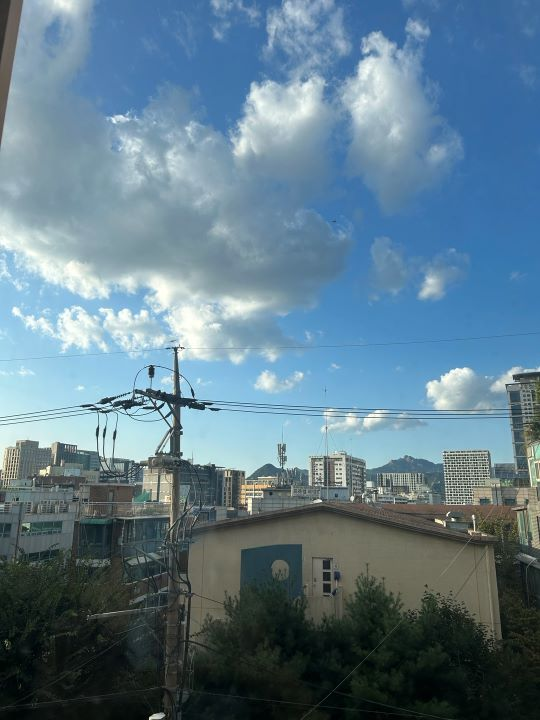
#> input picture imgs/test.jpg, 540 x 720 px
$ python pytest.py
#> lines starting #> are read from the running program, lines starting #| are printed output that depends on the picture
### DIPLB/common.py
import sys, os
sys.path.append(os.pardir)
import cv2
import numpy as np
import math
from PIL import Image
from DIPLB.util import *

#load_img : 불러온 이미지를 반환 (only gray)
def load_img(fname, img_type):
#> called with fname = 'imgs/test.jpg', img_type = 0
    img = cv2.imread(fname, img_type)
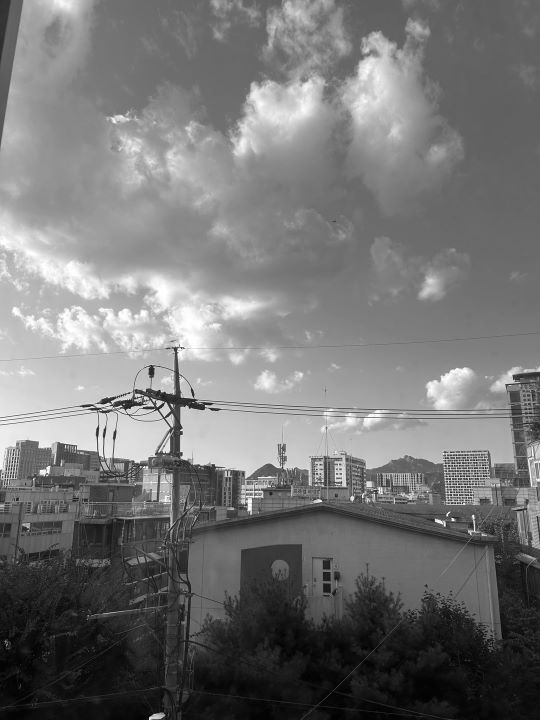
#> img: shape (720, 540); min 0, max 255, mean 116.9

    return img

#show_img : 이미지를 보여줌
def show_img(img):
    cv2.imshow('Resultl', img)
    cv2.waitKey(0)

#scaling_img : 이미지를 확대
# [187 lines left out: functions scaling_img, rotate_img, rotate_img_rough, backward_rotate, translate_img, histogram_equalization and 1 more, not called in this run]

#edge_detection : especially, filter size = 3
def edge_detection(img):
    H, W = img.shape
#> H = 720; W = 540

    #Sobel filter
    Gx = np.array([[-1, 0, 1],
                   [-2, 0, 2],
                   [-1, 0, 1]])
    Gy = np.array([[1, 2, 1],
                   [0, 0, 0],
                   [-1, -2, -1]])

    imgcol = im2col(img, 3, 3)
    #Gx_out : X direction Gradient, Gy_out : Y direction Gradient
    Gx_out = np.dot(imgcol, Gx.reshape(-1, 1))
    Gy_out = np.dot(imgcol, Gy.reshape(-1, 1))

    Gx_out = np.abs(Gx_out)
    Gy_out = np.abs(Gy_out)

    #get magnitude
    out = np.sqrt((Gx_out**2 + Gy_out**2))
    out = np.clip(out, 0, 255).astype(np.uint8)

    out = out.reshape(H, W)
    return out

### DIPLB/util.py
import numpy as np
import cv2

#im2col : only for 1 gray image (batch_size = 1, channel = 1)
def im2col(input_data, filter_h, filter_w, stride=1, pad=1):
#> called with filter_h = 3, filter_w = 3, stride = 1, pad = 1
    H, W = input_data.shape
#> H = 720; W = 540
    oh = (H + 2*pad - filter_h) // stride + 1
#> oh = 720
    ow = (W + 2*pad - filter_w) // stride + 1
#> ow = 540

    img = np.pad(input_data, [(pad, pad), (pad, pad)], 'constant')
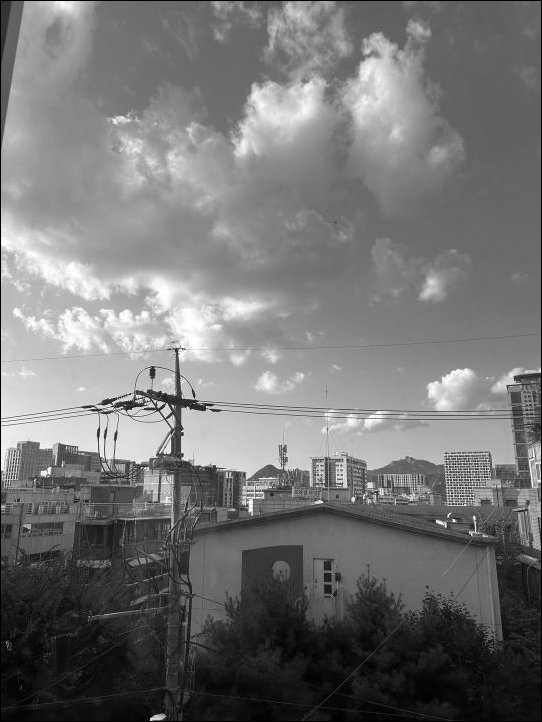
#> img: shape (722, 542); min 0, max 255, mean 116.1
    col = np.zeros((filter_h, filter_w, oh, ow))

    for y in range(filter_h):
        ymax = y + stride*oh
        for x in range(filter_w):
            xmax = x + stride*ow
            col[y,x,:,:] = img[y:ymax:stride, x:xmax:stride]

    col = col.transpose(2, 3, 0, 1).reshape(oh*ow, -1)
    return col

### pytest.py
import sys, os
sys.path.append(os.pardir)
from DIPLB.common import *

fname = "imgs/test.jpg"

input_img = load_img(fname, 0)
#output_img = gaussian_filter(input_img, 7)
output_img = edge_detection(input_img)
#> in edge_detection, `out = out.reshape(H, W)`:
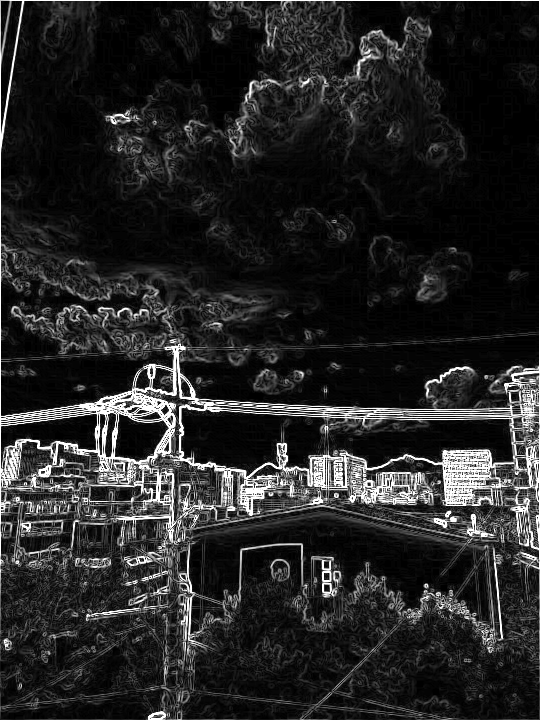
#> out: shape (720, 540); min 0, max 255, mean 37.7
show_img(output_img)
